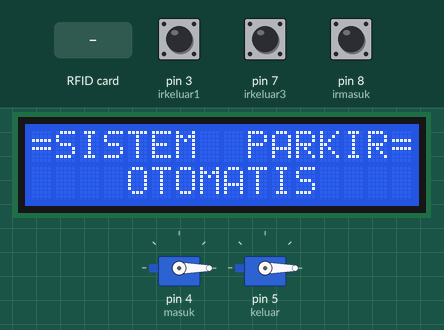
Recording of a sketch running on a simulated Arduino Uno, built with avr-gcc and run on an emulated ATmega328P. Parts: 2 × servo, 16×2 character LCD. The test bench sets the inputs (shaded band); at power-on: pin 3 (irkeluar1) HIGH, pin 7 (irkeluar3) HIGH, pin 8 (irmasuk) HIGH. What the sketch prints to the serial monitor is not drawn.

Above: at 0.2 s.
At 3.3 s:
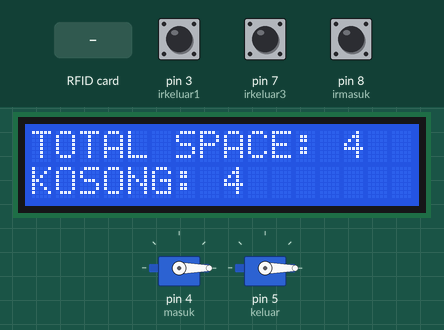
3.4 s: RFID card 5E 7A 19 C4 held to the reader
At 5.2 s:
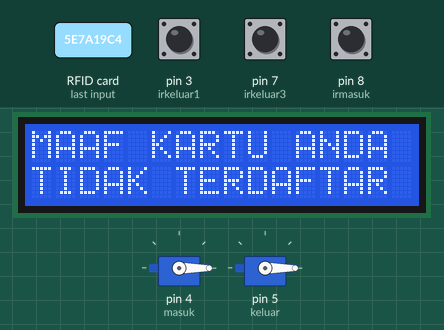
Timing chart, 0 to 6.7 s (numbered marks = the images above; inputs shaded):
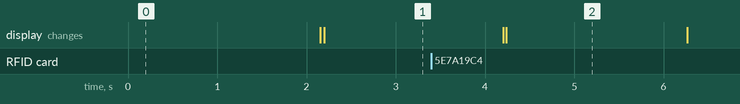

The sketch:

Automatic_Parking_Sistem_With_RFID_and_IR_Sensor.ino
```cpp
/* ------------------------------------------------------------------------------------------------|
  Signal Pin Mifare Pin Arduino Uno R3/Nano V3/ Pro---|
  -------------------------------------------------------------------------------------------------|
  RST/Reset RST 9 |
  SPI SS SDA(SS) 10 |
  SPI MOSI MOSI 11 |
  SPI MISO MISO 12 |
  SPI SCK SCK 13 |
*/
#include <Servo.h>
#include <SPI.h>
#include <MFRC522.h>
#include <LiquidCrystal_I2C.h>
#include <Wire.h>
#define RST_PIN 9 // Inisialisasi pin yang digunakan untuk rst/reset
#define SS_PIN 10 // inisialisasi pin yang digunakan untuk pin SS (SDA) mifare

Servo masuk;
Servo keluar;

byte i = 0;
String seri = ""; //variable untuk menampung nomor seri
MFRC522 mfrc522(SS_PIN, RST_PIN);

LiquidCrystal_I2C lcd(0x27, 16, 2);

int irmasuk = 8;
int irkeluar1 = 3;
int irkeluar2 = 6;
int irkeluar3 = 7;

int total = 4;
int space;

int kunciportal = 0;

void setup() {
  Serial.begin(9600); // Initialize serial communications with the PC
  pinMode (irmasuk, INPUT);
  pinMode (irkeluar1, INPUT);
  pinMode (irkeluar2, INPUT);
  pinMode (irkeluar3, INPUT);

  SPI.begin(); // Init SPI bus
  mfrc522.PCD_Init(); // Init MFRC522

  masuk.attach(4); //pin yang digunakan untuk servo
  keluar.attach(5);
  masuk.write(0); //menetapkan keadaan awal servo
  keluar.write(0);

  space = total;

  lcd.init();
  lcd.backlight();
  lcd.clear();
  lcd.setCursor(0, 0);
  lcd.print("=SISTEM  PARKIR=");
  lcd.setCursor(0, 1);
  lcd.print("    OTOMATIS    ");
  delay(2000);
  lcd.clear();

}

void pintumasuk() {

  MFRC522::MIFARE_Key key;
  if ( ! mfrc522.PICC_IsNewCardPresent()) {
    return;
  }
  if ( ! mfrc522.PICC_ReadCardSerial()) //membaca nomor seri kartu
    return;
  for (i = 0; i < mfrc522.uid.size; i++) {
    seri += mfrc522.uid.uidByte[i];
  }
  Serial.println();
  //rumah nomor yang berada dalam “” dengan nomor seri RFID anda

  if (seri == "2602152" || seri == "414215743" || seri == "18316122396" && kunciportal == 1) {
    Serial.print("Nomor Seri anda");
    Serial.println(seri);
    if (space > 0) {
      kunciportal = 0;
      masuk.write(90);
      space = space - 1;
    }
    else {
      lcd.setCursor (0, 0);
      lcd.print("TIDAK ADA");
      lcd.setCursor (0, 1);
      lcd.print("SPACE KOSONG");
      delay (2000);
      lcd.clear();
    }
    seri = "";
  }
  else { // kondisi jika nomor seri kartu tidak sesuai
    lcd.setCursor(0, 0);
    lcd.print("MAAF KARTU ANDA");
    lcd.setCursor(0, 1);
    lcd.print("TIDAK TERDAFTAR");
    delay(2000);
    lcd.clear();
    Serial.print("Nomor Seri anda");
    Serial.println(seri);
    Serial.println("Mohon maaf, kartu anda tidak terdaftar");
    seri = "";
  }
  seri = ""; //mengosongkan variable seri
  mfrc522.PICC_HaltA();
  mfrc522.PCD_StopCrypto1();
}
void pintukeluar() {
  if (digitalRead(irkeluar1) == LOW && digitalRead(irkeluar2) == LOW) {
    delay (3000) ;
    keluar.write(90);
  }
  if (digitalRead(irkeluar3) == LOW) {
    keluar.write(0);
    space = space + 1;
    if (space > 4) {
      space = 4;
    }
  }
}
void loop() {
  pintumasuk();

  if (digitalRead(irmasuk) == LOW) {
    masuk.write(0);
  }

  lcd.setCursor (0, 0);
  lcd.print("TOTAL SPACE: ");
  lcd.print(total);
  lcd.setCursor (0, 1);
  lcd.print("KOSONG: ");
  lcd.print(space);
  delay(2000);
  lcd.clear();

  pintukeluar();
}
```

Measured:
- after the input at 3.4 s, the display: first differs from a run without the input after 0.84 s (image 2)
